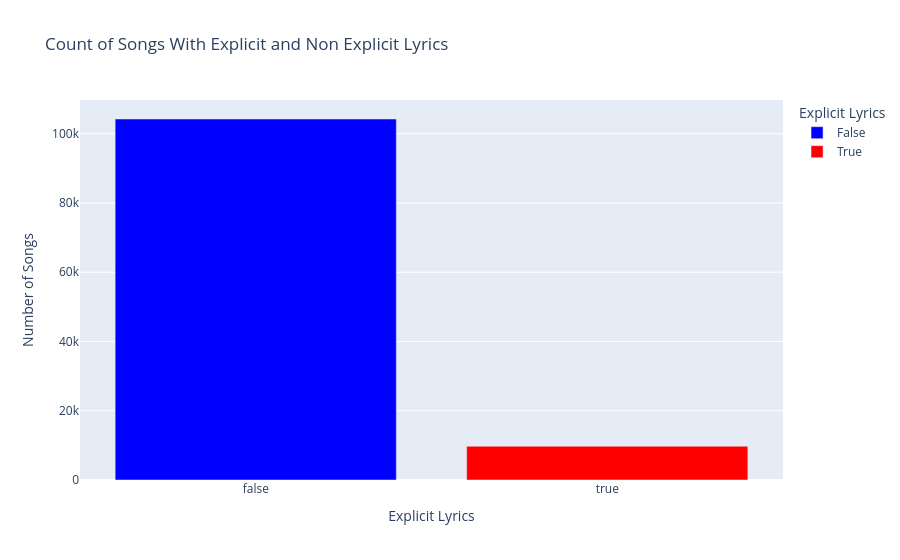

Notebook cell for this chart:
### Code cell
#plot count of explicit and non-explicit songs
fig = px.bar(dfSpotify_DataSet_Temp1, x="explicit", y="count", color="explicit",
             title="Count of Songs With Explicit and Non Explicit Lyrics",
             labels={"explicit": "Explicit Lyrics", "count": "Number of Songs"},
             color_discrete_map={0: "blue", 1: "red"})
fig.show()

### Figure 1 — Plotly figure (JSON) as saved in the notebook; plotly's stock layout.template omitted (floating-point values rounded to 4 significant figures)
{"data": [{"alignmentgroup": "True", "hovertemplate": "Explicit Lyrics=%{x}<br>Number of Songs=%{y}<extra></extra>", "legendgroup": "False", "marker": {"color": "blue", "pattern": {"shape": ""}}, "name": "False", "offsetgroup": "False", "orientation": "v", "showlegend": true, "textposition": "auto", "type": "bar", "x": [false], "xaxis": "x", "y": [104252], "yaxis": "y"}, {"alignmentgroup": "True", "hovertemplate": "Explicit Lyrics=%{x}<br>Number of Songs=%{y}<extra></extra>", "legendgroup": "True", "marker": {"color": "red", "pattern": {"shape": ""}}, "name": "True", "offsetgroup": "True", "orientation": "v", "showlegend": true, "textposition": "auto", "type": "bar", "x": [true], "xaxis": "x", "y": [9747], "yaxis": "y"}], "layout": {"barmode": "relative", "legend": {"title": {"text": "Explicit Lyrics"}, "tracegroupgap": 0}, "title": {"text": "Count of Songs With Explicit and Non Explicit Lyrics"}, "xaxis": {"anchor": "y", "categoryarray": [false, true], "categoryorder": "array", "domain": [0, 1], "title": {"text": "Explicit Lyrics"}}, "yaxis": {"anchor": "x", "domain": [0, 1], "title": {"text": "Number of Songs"}}}}
